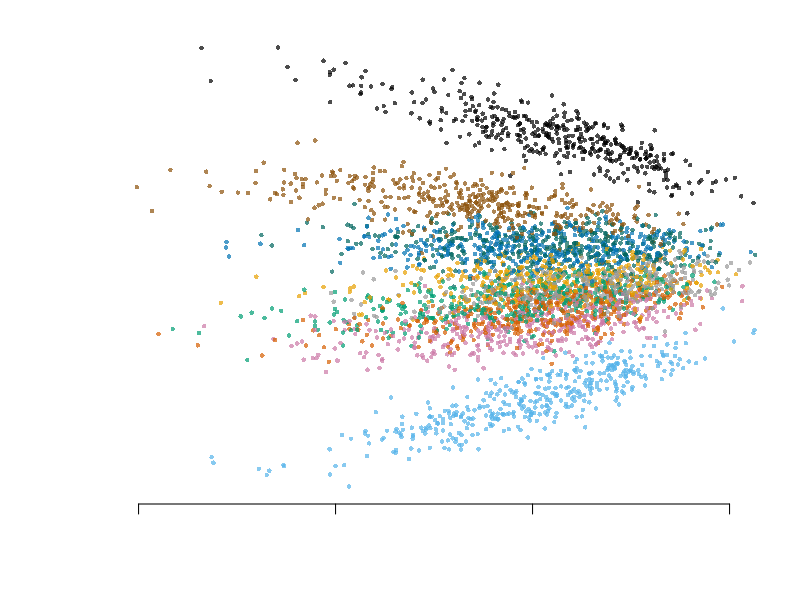

Reproduce this figure in R. (Note: this script raises an error after producing the figure.)
# Figures for the eigen-algorithms/ unit ("How eigen() works, and big problems").
#
# Re-run by hand from this folder (it is NOT run by `quarto render`):
#   cd eigen-algorithms && Rscript make-eigen-algorithms-figs.R
#
# Base R graphics only (grDevices::svg) plus the Matrix and irlba packages.
# Colours are Okabe-Ito (colour-blind safe). Makes:
#   fig01-pca-cells.svg       PC1 vs PC2 of the simulated 20 000-cell matrix
#   fig02-qr-convergence.svg  subdiagonal entries of the QR algorithm vs (lambda ratio)^k
#   fig03-shifts.svg          last subdiagonal entry: unshifted vs shifted QR
#   fig04-structure.svg       full -> Hessenberg -> triangular; symmetric -> tridiagonal -> diagonal
#   fig05-sensitivity.svg     eigenvalues of a perturbed transit-compartment chain
#   fig06-lanczos.svg         Ritz values against Lanczos step, with and without reorthogonalisation
#   fig07-pca-cost.svg        time and extra memory of full and truncated PCA (measured numbers)
#
# fig07 uses timings measured once (single-threaded OpenBLAS, R 4.6, one desktop
# machine; /usr/bin/time for peak memory). They are typed in below, not re-measured.

suppressMessages({ library(Matrix); library(irlba) })

oi <- c(orange = "#E69F00", sky = "#56B4E9", green = "#009E73",
        yellow = "#F0E442", blue = "#0072B2", red = "#D55E00",
        purple = "#CC79A7", grey = "#999999", black = "#000000")

fig <- function(file, w = 9, h = 5.2, expr) {
  svg(file, width = w, height = h)
  par(mar = c(4.8, 5.6, 1.5, 1), las = 1, mgp = c(3.6, 0.8, 0),
      cex.lab = 1.4, cex.axis = 1.3)
  expr
  invisible(dev.off())
}
logaxis <- function(side, pw) axis(side, at = 10^pw, labels = parse(text = paste0("10^", pw)))

## ---- the simulated single-cell matrix (same code as exercise C6) -------------

simulate_cells <- function(n_cells = 20000, n_genes = 2000, n_types = 10, seed = 1) {
  set.seed(seed)
  base <- rgamma(n_genes, shape = 0.3, rate = 2)              # mean count per gene
  fold <- matrix(2^rnorm(n_genes * n_types), n_genes, n_types) # cell-type effects
  type <- sample(n_types, n_cells, replace = TRUE)
  lib  <- rlnorm(n_cells, 0, 0.3)                              # library size factor
  lam  <- base * fold[, type] * rep(lib, each = n_genes)       # genes x cells
  counts <- matrix(rpois(length(lam), lam), n_genes, n_cells)
  list(X = Matrix(t(log1p(counts)), sparse = TRUE), type = type)  # cells x genes
}

## ---- fig01: PCA of the simulated cells ----------------------------------------

sc <- simulate_cells()
X <- sc$X; mu <- colMeans(X)
r <- irlba(X, nv = 10, center = mu)
scores <- r$u %*% diag(r$d)
set.seed(2)
show <- sample(nrow(X), 4000)
tcol <- c(oi[c("orange", "sky", "green", "blue", "red", "purple", "black", "grey")],
          "#8C510A", "#01665E")
fig("fig01-pca-cells.svg", w = 7.5, h = 6, expr = {
  plot(scores[show, 1], scores[show, 2], pch = 16, cex = 0.6,
       col = adjustcolor(tcol[sc$type[show]], 0.7),
       xlab = "PC1 score", ylab = "PC2 score")
  mtext("4000 of 20 000 simulated cells, coloured by cell type", 3, 0.2, cex = 1.2)
})

## ---- fig02: convergence of the unshifted QR algorithm ---------------------------

A <- matrix(c(4, 1, 0, 1, 3, 1, 0, 1, 2), 3)
lam <- eigen(A)$values
K <- 40
sub <- matrix(NA, K + 1, 2)
Ak <- A
sub[1, ] <- abs(c(Ak[2, 1], Ak[3, 2]))
for (k in 1:K) {
  f <- qr(Ak); Ak <- qr.R(f) %*% qr.Q(f)
  sub[k + 1, ] <- abs(c(Ak[2, 1], Ak[3, 2]))
}
fig("fig02-qr-convergence.svg", expr = {
  plot(0:K, sub[, 1], log = "y", type = "o", pch = 19, col = oi["blue"], lwd = 2,
       ylim = c(1e-16, 2), yaxt = "n", xlab = "QR step k", ylab = "|subdiagonal entry|")
  logaxis(2, seq(-16, 0, 4))
  lines(0:K, sub[, 2], type = "o", pch = 17, col = oi["red"], lwd = 2)
  lines(0:K, (lam[2] / lam[1])^(0:K), lty = 2, lwd = 2, col = oi["blue"])
  lines(0:K, (lam[3] / lam[2])^(0:K), lty = 2, lwd = 2, col = oi["red"])
  legend("bottomleft", c(expression("|" * a[21] * "|"), expression("|" * a[32] * "|"),
                         expression((lambda[2] / lambda[1])^k == 0.634^k),
                         expression((lambda[3] / lambda[2])^k == 0.423^k)),
         col = oi[c("blue", "red", "blue", "red")], pch = c(19, 17, NA, NA),
         lty = c(1, 1, 2, 2), lwd = 2, bty = "n", cex = 1.25)
})

## ---- fig03: shifted vs unshifted, last subdiagonal entry --------------------------

last_sub <- function(A, shift, K) {
  out <- numeric(K + 1); n <- nrow(A)
  out[1] <- abs(A[n, n - 1])
  for (k in 1:K) {
    mu <- if (shift) A[n, n] else 0
    f <- qr(A - mu * diag(n)); A <- qr.R(f) %*% qr.Q(f) + mu * diag(n)
    out[k + 1] <- max(abs(A[n, n - 1]), 1e-300)
  }
  out
}
u <- last_sub(A, FALSE, 40)
s <- last_sub(A, TRUE, 5)
fig("fig03-shifts.svg", expr = {
  plot(0:40, u, log = "y", type = "o", pch = 19, col = oi["blue"], lwd = 2,
       ylim = c(1e-22, 2), yaxt = "n", xlab = "QR step k",
       ylab = expression("|" * a[32] * "|"))
  logaxis(2, seq(-20, 0, 5))
  lines(0:5, s, type = "o", pch = 17, col = oi["red"], lwd = 2.5)
  abline(h = 1e-12, lty = 3, col = "grey40")
  text(40, 1e-11, "deflate below 1e-12", adj = 1, cex = 1.1, col = "grey30")
  legend("topright", c("no shift: factor 0.42 per step",
                         expression("shift " * mu == a[33] * ": digits triple per step")),
         col = oi[c("blue", "red")], pch = c(19, 17), lwd = 2, bty = "n", cex = 1.25)
})

## ---- fig04: matrix structure along the way ------------------------------------

draw_mat <- function(x0, y0, pat, title) {
  n <- nrow(pat); sz <- 0.32
  for (i in 1:n) for (j in 1:n) {
    col <- if (pat[i, j]) oi["blue"] else "white"
    rect(x0 + (j - 1) * sz, y0 - i * sz, x0 + j * sz, y0 - (i - 1) * sz,
         col = col, border = "grey70")
  }
  text(x0 + n * sz / 2, y0 + 0.3, title, cex = 1.3)
}
n <- 7
full <- matrix(TRUE, n, n)
hess <- outer(1:n, 1:n, function(i, j) i <= j + 1)
tri  <- outer(1:n, 1:n, function(i, j) i <= j)
tridiag <- outer(1:n, 1:n, function(i, j) abs(i - j) <= 1)
dg <- diag(n) == 1
svg("fig04-structure.svg", width = 12, height = 6)
par(mar = c(0.5, 0.5, 0.5, 0.5))
plot(NA, xlim = c(0, 12.2), ylim = c(-6.2, 0.8), axes = FALSE, xlab = "", ylab = "", asp = 1)
draw_mat(0.2, 0, full, "nonsymmetric A")
draw_mat(4.4, 0, hess, "Hessenberg")
draw_mat(8.6, 0, tri, "triangular (Schur)")
draw_mat(0.2, -3.3, full, "symmetric A")
draw_mat(4.4, -3.3, tridiag, "tridiagonal")
draw_mat(8.6, -3.3, dg, "diagonal")
for (y in c(-1.1, -4.4)) {
  arrows(2.6, y, 4.2, y, lwd = 2.5, length = 0.12)
  arrows(6.8, y, 8.4, y, lwd = 2.5, length = 0.12)
  text(3.4, y - 0.35, "once, O(n^3)", cex = 1.1)
  text(7.6, y - 0.35, "QR steps", cex = 1.1)
}
invisible(dev.off())

## ---- fig05: sensitivity of the transit-compartment chain --------------------------

nch <- 10
chain <- diag(-1, nch); chain[cbind(2:nch, 1:(nch - 1))] <- 1
eps_list <- c(1e-14, 1e-10, 1e-6)
ecol <- oi[c("green", "blue", "red")]
fig("fig05-sensitivity.svg", w = 7.5, h = 6.2, expr = {
  par(mar = c(4.8, 5.6, 1.5, 1))
  plot(NA, xlim = c(-1.5, -0.5), ylim = c(-0.42, 0.42), asp = 1,
       xlab = "real part", ylab = "imaginary part")
  abline(h = 0, v = -1, col = "grey80")
  th <- seq(0, 2 * pi, length.out = 200)
  for (i in seq_along(eps_list)) {
    Kp <- chain; Kp[1, nch] <- eps_list[i]
    ev <- eigen(Kp, only.values = TRUE)$values
    rad <- eps_list[i]^(1 / nch)
    lines(-1 + rad * cos(th), rad * sin(th), col = ecol[i], lty = 3)
    points(Re(ev), Im(ev), pch = 19, cex = 1.4, col = ecol[i])
  }
  points(-1, 0, pch = 4, cex = 2, lwd = 3)
  legend("topleft", c(expression(epsilon == 10^-14 * ": moved by 0.04"),
                      expression(epsilon == 10^-10 * ": moved by 0.10"),
                      expression(epsilon == 10^-6 * ":  moved by 0.25"),
                      "unperturbed: all 10 at -1"),
         col = c(ecol, "black"), pch = c(19, 19, 19, 4), bty = "n", cex = 1.1)
})

## ---- fig06: Lanczos Ritz values --------------------------------------------------

lanczos <- function(Afun, n, m, reorth = FALSE) {
  Q <- matrix(0, n, m); alpha <- beta <- numeric(m)
  q <- rep(1, n) / sqrt(n); q_old <- 0; b <- 0
  for (j in 1:m) {
    Q[, j] <- q
    w <- Afun(q) - b * q_old
    alpha[j] <- sum(w * q)
    w <- w - alpha[j] * q
    if (reorth) w <- w - Q[, 1:j] %*% crossprod(Q[, 1:j], w)
    b <- sqrt(sum(w^2)); beta[j] <- b
    q_old <- q; q <- as.vector(w) / b
  }
  list(alpha = alpha, beta = beta)
}
ritz <- function(L, m) {
  T <- diag(L$alpha[1:m], m)
  if (m > 1) T[cbind(2:m, 1:(m - 1))] <- T[cbind(1:(m - 1), 2:m)] <- L$beta[1:(m - 1)]
  eigen(T, symmetric = TRUE, only.values = TRUE)$values
}
spec <- c(10, 9, 8, seq(0, 5, length.out = 197))
M <- 80
Lp <- lanczos(function(v) spec * v, 200, M)
Lr <- lanczos(function(v) spec * v, 200, M, reorth = TRUE)
panel <- function(L, title) {
  plot(NA, xlim = c(1, M), ylim = c(0, 10.6), xlab = "Lanczos step m", ylab = "Ritz values")
  abline(h = c(10, 9, 8), col = "grey80", lwd = 2)
  for (m in 1:M) {
    rv <- ritz(L, m)
    top <- rv[rv > 5.2]
    points(rep(m, length(rv)), rv, pch = 16, cex = 0.35, col = oi["grey"])
    points(rep(m, length(top)), top, pch = 16, cex = 0.6, col = oi["blue"])
  }
  mtext(title, 3, 0.3, cex = 1.25)
}
count_top <- function(L) sapply(1:M, function(m) sum(ritz(L, m) > 7.5))
svg("fig06-lanczos.svg", width = 12, height = 5.2)
par(mfrow = c(1, 2), mar = c(4.8, 5.2, 2.4, 1), las = 1, mgp = c(3.2, 0.8, 0),
    cex.lab = 1.4, cex.axis = 1.3)
panel(Lr, "Ritz values (with reorthogonalisation)")
plot(1:M, count_top(Lp), type = "s", lwd = 3, col = oi["red"], ylim = c(0, 8),
     xlab = "Lanczos step m", ylab = "Ritz values above 7.5")
lines(1:M, count_top(Lr), type = "s", lwd = 3, col = oi["blue"], lty = 2)
abline(h = 3, col = "grey80")
legend("topleft", c("plain Lanczos: ghost copies", "with reorthogonalisation"),
       col = oi[c("red", "blue")], lty = c(1, 2), lwd = 3, bty = "n", cex = 1.2)
mtext("true count: 3 (10, 9, 8)", 3, 0.3, cex = 1.25)
invisible(dev.off())

## ---- fig07: cost of full vs truncated PCA (measured, see header) -------------------

meth <- c("prcomp", "svd", "eigen\n(cov)", "irlba", "svds", "eigs_\nsym")
secs <- c(21.7, 21.2, 4.7, 0.84, 0.46, 0.42)
mb   <- c(1390, 1125, 1083, 54, 2, 11)   # peak RSS minus 230 MB baseline (R + data)
bcol <- oi[c("red", "red", "orange", "blue", "blue", "blue")]
svg("fig07-pca-cost.svg", width = 12, height = 5)
par(mfrow = c(1, 2), mar = c(6.2, 5.6, 2.2, 1), las = 1, mgp = c(3.6, 0.8, 0),
    cex.lab = 1.3, cex.axis = 1.1)
bp <- barplot(secs, col = bcol, ylab = "seconds", names.arg = rep("", 6), ylim = c(0, 25))
text(bp, -1.2, meth, xpd = TRUE, adj = c(0.5, 1), cex = 1.15)
text(bp, secs + 1, formatC(secs, format = "fg"), cex = 1.1)
mtext("time, top 10 PCs", 3, 0.5, cex = 1.3)
bp <- barplot(mb, col = bcol, ylab = "extra memory (MB)", names.arg = rep("", 6), ylim = c(0, 1600))
text(bp, -60, meth, xpd = TRUE, adj = c(0.5, 1), cex = 1.15)
text(bp, mb + 60, format(mb), cex = 1.1)
mtext("peak extra memory", 3, 0.5, cex = 1.3)
invisible(dev.off())
